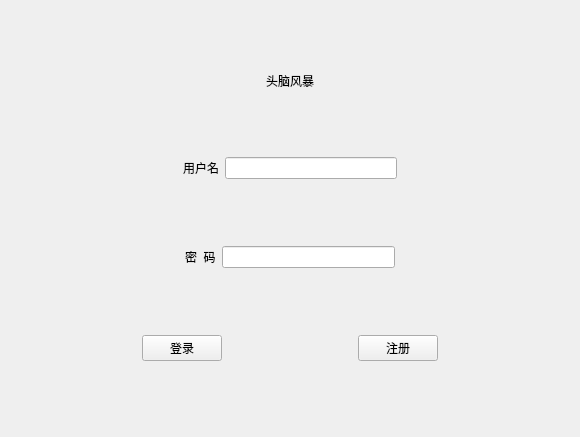
<?xml version="1.0" encoding="UTF-8"?>
<ui version="4.0">
 <class>Widget</class>
 <widget class="QWidget" name="Widget">
  <property name="geometry">
   <rect>
    <x>0</x>
    <y>0</y>
    <width>580</width>
    <height>437</height>
   </rect>
  </property>
  <property name="windowTitle">
   <string>Widget</string>
  </property>
  <layout class="QHBoxLayout" name="horizontalLayout_4">
   <item>
    <layout class="QVBoxLayout" name="verticalLayout">
     <item>
      <widget class="QLabel" name="label_3">
       <property name="sizePolicy">
        <sizepolicy hsizetype="Preferred" vsizetype="Fixed">
         <horstretch>0</horstretch>
         <verstretch>0</verstretch>
        </sizepolicy>
       </property>
       <property name="styleSheet">
        <string notr="true">font: 16pt &quot;宋体&quot;;</string>
       </property>
       <property name="text">
        <string>头脑风暴</string>
       </property>
       <property name="alignment">
        <set>Qt::AlignCenter</set>
       </property>
      </widget>
     </item>
     <item>
      <layout class="QHBoxLayout" name="horizontalLayout">
       <item>
        <spacer name="horizontalSpacer_6">
         <property name="orientation">
          <enum>Qt::Horizontal</enum>
         </property>
         <property name="sizeType">
          <enum>QSizePolicy::Expanding</enum>
         </property>
         <property name="sizeHint" stdset="0">
          <size>
           <width>40</width>
           <height>20</height>
          </size>
         </property>
        </spacer>
       </item>
       <item>
        <widget class="QLabel" name="label_user">
         <property name="styleSheet">
          <string notr="true">font: 14pt &quot;宋体&quot;;</string>
         </property>
         <property name="text">
          <string>用户名</string>
         </property>
        </widget>
       </item>
       <item>
        <widget class="QLineEdit" name="lineEdit_user"/>
       </item>
       <item>
        <spacer name="horizontalSpacer_5">
         <property name="orientation">
          <enum>Qt::Horizontal</enum>
         </property>
         <property name="sizeHint" stdset="0">
          <size>
           <width>40</width>
           <height>20</height>
          </size>
         </property>
        </spacer>
       </item>
      </layout>
     </item>
     <item>
      <layout class="QHBoxLayout" name="horizontalLayout_2">
       <item>
        <spacer name="horizontalSpacer_7">
         <property name="orientation">
          <enum>Qt::Horizontal</enum>
         </property>
         <property name="sizeHint" stdset="0">
          <size>
           <width>40</width>
           <height>20</height>
          </size>
         </property>
        </spacer>
       </item>
       <item>
        <widget class="QLabel" name="label_passwd">
         <property name="styleSheet">
          <string notr="true">font: 14pt &quot;宋体&quot;;</string>
         </property>
         <property name="text">
          <string>密  码</string>
         </property>
        </widget>
       </item>
       <item>
        <widget class="QLineEdit" name="lineEdit_passwd"/>
       </item>
       <item>
        <spacer name="horizontalSpacer_9">
         <property name="orientation">
          <enum>Qt::Horizontal</enum>
         </property>
         <property name="sizeType">
          <enum>QSizePolicy::Expanding</enum>
         </property>
         <property name="sizeHint" stdset="0">
          <size>
           <width>40</width>
           <height>20</height>
          </size>
         </property>
        </spacer>
       </item>
      </layout>
     </item>
     <item>
      <layout class="QHBoxLayout" name="horizontalLayout_3">
       <item>
        <spacer name="horizontalSpacer">
         <property name="orientation">
          <enum>Qt::Horizontal</enum>
         </property>
         <property name="sizeHint" stdset="0">
          <size>
           <width>40</width>
           <height>20</height>
          </size>
         </property>
        </spacer>
       </item>
       <item>
        <widget class="QPushButton" name="pushButton_log">
         <property name="sizePolicy">
          <sizepolicy hsizetype="Fixed" vsizetype="Fixed">
           <horstretch>0</horstretch>
           <verstretch>0</verstretch>
          </sizepolicy>
         </property>
         <property name="styleSheet">
          <string notr="true">font: 11pt &quot;宋体&quot;;</string>
         </property>
         <property name="text">
          <string>登录</string>
         </property>
         <property name="iconSize">
          <size>
           <width>20</width>
           <height>20</height>
          </size>
         </property>
        </widget>
       </item>
       <item>
        <spacer name="horizontalSpacer_3">
         <property name="orientation">
          <enum>Qt::Horizontal</enum>
         </property>
         <property name="sizeHint" stdset="0">
          <size>
           <width>40</width>
           <height>20</height>
          </size>
         </property>
        </spacer>
       </item>
       <item>
        <widget class="QPushButton" name="pushButton_reg">
         <property name="sizePolicy">
          <sizepolicy hsizetype="Fixed" vsizetype="Fixed">
           <horstretch>0</horstretch>
           <verstretch>0</verstretch>
          </sizepolicy>
         </property>
         <property name="styleSheet">
          <string notr="true">font: 11pt &quot;宋体&quot;;</string>
         </property>
         <property name="text">
          <string>注册</string>
         </property>
        </widget>
       </item>
       <item>
        <spacer name="horizontalSpacer_2">
         <property name="orientation">
          <enum>Qt::Horizontal</enum>
         </property>
         <property name="sizeHint" stdset="0">
          <size>
           <width>40</width>
           <height>20</height>
          </size>
         </property>
        </spacer>
       </item>
      </layout>
     </item>
    </layout>
   </item>
  </layout>
 </widget>
 <layoutdefault spacing="6" margin="11"/>
 <resources/>
 <connections/>
</ui>
